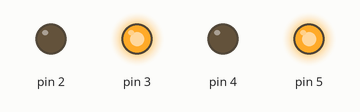
The sketch below on a simulated Arduino Uno, built with avr-gcc and run on an emulated ATmega328P. On the bench: output pins drawn as LEDs (lit = HIGH).

Above: at 0.1 s.
Timing chart, 0 to 1.6 s (numbered marks = the images above):
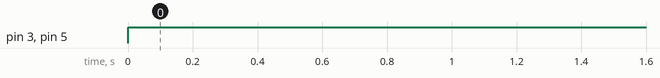

Measured:
- by itself, pin 3, pin 5: LOW → HIGH at 0.00 s

The sketch:

Locomotion_Test.ino
```cpp
void setup() {
  pinMode(2,OUTPUT);
  pinMode(3,OUTPUT);
  pinMode(4,OUTPUT);
  pinMode(5,OUTPUT);
}

void loop() {
  analogWrite(2,0);
  analogWrite(3,255);
  analogWrite(4,0);
  analogWrite(5,255);
}
```
